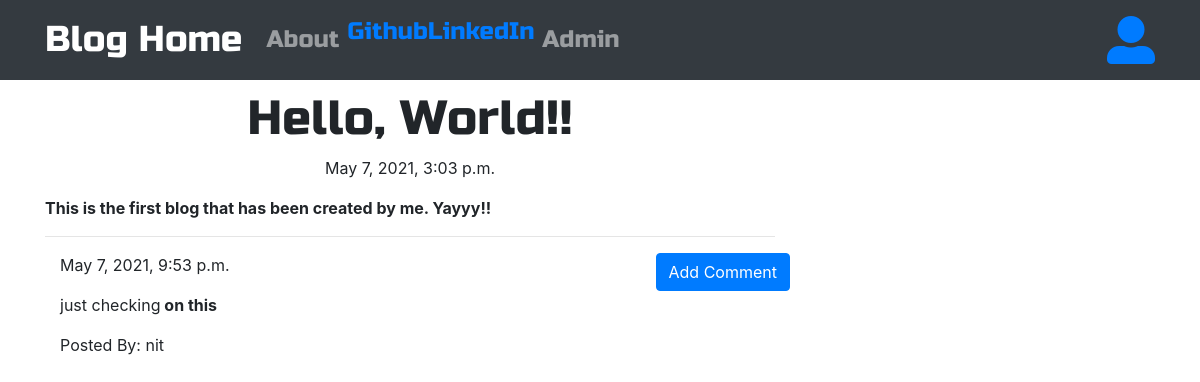
The app's page /post/1/ with its own data.
### blog/models.py (models this page shows, shortened)
class Post(models.Model):
    author = models.ForeignKey('auth.User',on_delete=models.CASCADE)
    title = models.CharField(max_length=200)
    text = models.TextField()
    created_date = models.DateTimeField(default=timezone.now)
    published_date = models.DateTimeField(blank=True,null=True)

class Comment(models.Model):
    post = models.ForeignKey('blog.Post',related_name='comments',on_delete=models.CASCADE)
    author = models.CharField(max_length=200)
    text = models.TextField()
    created_date = models.DateTimeField(default=timezone.now)
    approved_comment = models.BooleanField(default=False)

### blog/views.py (the view)
# urls.py: path('post/<int:pk>/',views.PostDetailView.as_view(),name='post_detail'),
class PostDetailView(DetailView):
    model = Post

### blog/templates/blog/post_detail.html (shortened to what this page needs)
{% extends 'blog/base.html' %}
{% block content %}
<h1 class="posttitle">{{ post.title }}</h1>
{% if post.published_date %}
  <div class="date postdate">
    {{ post.published_date }}
  </div>
{% else %}
  <a class="btn btn-success" href="{% url 'post_publish' pk=post.pk %}">Publish</a>
{% endif %}
  <p class="postcontent"><strong>{{ post.text|safe|linebreaksbr }}</strong></p>
  <hr>
  <a class="btn btn-primary btn-comment" href="{% url 'add_comment_to_post' pk=post.pk %}">Add Comment</a>
  <div class="container">
    {% for comment in post.comments.all %}
      {% if user.is_authenticated or comment.approved_comment %}
        {{ comment.created_date }}
        <p>{{ comment.text|safe|linebreaks }}</p>
        <p>Posted By: {{ comment.author }}</p>
      {% endif %}
      {% empty %}
      <p>No Comments!</p>
    {% endfor %}
  </div>
{% endblock %}

### blog/static/css/blog.css (style rules this page uses)
.postdate { text-align: center; }
.posttitle { font-family: 'Russo One', sans-serif; font-size: 3em; text-align: center; }
.postcontent { font-family: 'Montserrat'; font-size: 1.5em; }
.btn-comment { position: absolute; right: 0px; }

### records on screen
Post: title "Hello, World!!", published_date "May 7, 2021, 3:03 p.m."
Comment: created_date "May 7, 2021, 9:53 p.m.", text "just checking on this", author "nit"
